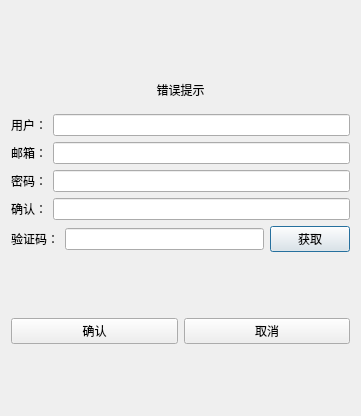
<?xml version="1.0" encoding="UTF-8"?>
<ui version="4.0">
 <class>RegisterDialog</class>
 <widget class="QDialog" name="RegisterDialog">
  <property name="geometry">
   <rect>
    <x>0</x>
    <y>0</y>
    <width>361</width>
    <height>416</height>
   </rect>
  </property>
  <property name="windowTitle">
   <string>Dialog</string>
  </property>
  <layout class="QVBoxLayout" name="verticalLayout_2">
   <item>
    <layout class="QVBoxLayout" name="verticalLayout">
     <item>
      <spacer name="verticalSpacer">
       <property name="orientation">
        <enum>Qt::Vertical</enum>
       </property>
       <property name="sizeType">
        <enum>QSizePolicy::Expanding</enum>
       </property>
       <property name="sizeHint" stdset="0">
        <size>
         <width>20</width>
         <height>60</height>
        </size>
       </property>
      </spacer>
     </item>
     <item>
      <widget class="QWidget" name="err_widget" native="true">
       <property name="minimumSize">
        <size>
         <width>20</width>
         <height>20</height>
        </size>
       </property>
       <layout class="QHBoxLayout" name="horizontalLayout_7">
        <item>
         <widget class="QLabel" name="err_tip">
          <property name="text">
           <string>错误提示</string>
          </property>
          <property name="alignment">
           <set>Qt::AlignCenter</set>
          </property>
         </widget>
        </item>
       </layout>
      </widget>
     </item>
     <item>
      <layout class="QHBoxLayout" name="horizontalLayout">
       <item>
        <widget class="QLabel" name="user_label">
         <property name="text">
          <string>用户：</string>
         </property>
        </widget>
       </item>
       <item>
        <widget class="QLineEdit" name="user_edit"/>
       </item>
      </layout>
     </item>
     <item>
      <layout class="QHBoxLayout" name="horizontalLayout_5">
       <item>
        <widget class="QLabel" name="email_label">
         <property name="text">
          <string>邮箱：</string>
         </property>
        </widget>
       </item>
       <item>
        <widget class="QLineEdit" name="email_edit"/>
       </item>
      </layout>
     </item>
     <item>
      <layout class="QHBoxLayout" name="horizontalLayout_6">
       <item>
        <widget class="QLabel" name="pass_label">
         <property name="text">
          <string>密码：</string>
         </property>
        </widget>
       </item>
       <item>
        <widget class="QLineEdit" name="pass_edit">
         <property name="readOnly">
          <bool>false</bool>
         </property>
        </widget>
       </item>
      </layout>
     </item>
     <item>
      <layout class="QHBoxLayout" name="horizontalLayout_4">
       <item>
        <widget class="QLabel" name="confirm_label">
         <property name="text">
          <string>确认：</string>
         </property>
        </widget>
       </item>
       <item>
        <widget class="QLineEdit" name="confirm_edit"/>
       </item>
      </layout>
     </item>
     <item>
      <layout class="QHBoxLayout" name="horizontalLayout_3">
       <item>
        <widget class="QLabel" name="varify_label">
         <property name="text">
          <string>验证码：</string>
         </property>
        </widget>
       </item>
       <item>
        <widget class="QLineEdit" name="varify_edit"/>
       </item>
       <item>
        <widget class="QPushButton" name="get_code">
         <property name="text">
          <string>获取</string>
         </property>
        </widget>
       </item>
      </layout>
     </item>
     <item>
      <spacer name="verticalSpacer_2">
       <property name="orientation">
        <enum>Qt::Vertical</enum>
       </property>
       <property name="sizeType">
        <enum>QSizePolicy::Expanding</enum>
       </property>
       <property name="sizeHint" stdset="0">
        <size>
         <width>20</width>
         <height>40</height>
        </size>
       </property>
      </spacer>
     </item>
     <item>
      <layout class="QHBoxLayout" name="horizontalLayout_2">
       <property name="topMargin">
        <number>0</number>
       </property>
       <property name="bottomMargin">
        <number>0</number>
       </property>
       <item>
        <widget class="QPushButton" name="sure_btn">
         <property name="text">
          <string>确认</string>
         </property>
        </widget>
       </item>
       <item>
        <widget class="QPushButton" name="concel">
         <property name="text">
          <string>取消</string>
         </property>
        </widget>
       </item>
      </layout>
     </item>
     <item>
      <spacer name="verticalSpacer_3">
       <property name="orientation">
        <enum>Qt::Vertical</enum>
       </property>
       <property name="sizeType">
        <enum>QSizePolicy::Expanding</enum>
       </property>
       <property name="sizeHint" stdset="0">
        <size>
         <width>20</width>
         <height>40</height>
        </size>
       </property>
      </spacer>
     </item>
    </layout>
   </item>
  </layout>
 </widget>
 <resources/>
 <connections/>
</ui>
